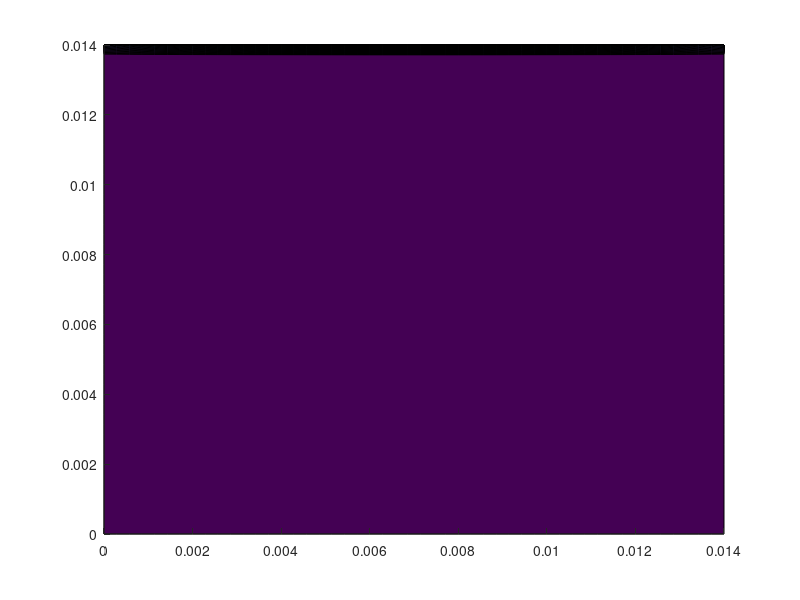

Here is the MATLAB script that generated this plot: (Note: this script raises an error after producing the figure.)
clear;
clc;

% Заданные параметры
N = 50; % разрешение сетки
L = 0.014; % размер пластины в метрах (14 мм)
h = L / N; % размер ячейки сетки (м)

x = linspace(0, L, N);
y = linspace(0, L, N);

[X, Y] = meshgrid(x, y);

% Начальные условия
T0 = 300; % начальная температура (К)
T = T0 * ones(size(X)); % инициализация всей пластины

% Параметры временного шага
t = 0; % начальное время (с)
tmax = 60; % конечное время моделирования (с)
Nt = 5000; % количество временных шагов
tau = (tmax - t) / Nt; % временной шаг (с)

% Граничные условия
Tb = 300; % температура на нижней границе (К)
T(1, :) = Tb; % задание температуры на нижней границе

% Свойства материала
rho = 7800; % плотность (кг/м^3)
cp = 460; % удельная теплоемкость (Дж/кг·К)
k = 46; % теплопроводность (Вт/м·К)

% Параметры конвекции и излучения
h_c = 5; % коэффициент теплопередачи (Вт/м^2·К)
T_ref = 300; % температура окружающей среды (К)
epsilon = 0.8; % коэффициент излучательной способности
sigma_sb = 5.67e-8; % постоянная Стефана-Больцмана (Вт/м^2·К^4)

% Параметры лазера
P = 1000; % мощность лазера (Вт)
a = 1;
b = 3;
r = 0.01; % радиус области воздействия лазера (м)
S = pi * r^2; % площадь пятна лазера
x_c = L / 2; % центр по x
y_c = L / 2; % центр по y

% Цикл по времени
alpha = (k * tau) / (rho * cp * h^2);
while t < tmax
    Tprev = T;  % сохранение предыдущего распределения температур
    
    % Метод Гаусса-Зейделя для решения СЛАУ
    for GS = 1:100
        for ix = 2:N-1
            for iy = 2:N-1
                sum = T(ix+1, iy) + T(ix-1, iy) + T(ix, iy+1) + T(ix, iy-1);
                T(ix, iy) = (alpha * sum + Tprev(ix, iy)) / (1 + 4 * alpha);
            end
        end
    end

    % Рассчитываем тепловой поток от конвекции и излучения на верхней границе
    q_conv = -h_c * (Tprev(end, :) - T_ref);
    q_rad = -epsilon * sigma_sb * (Tprev(end, :).^4 - T_ref^4);

    % Воздействие лазера как функция Гаусса на верхней границе
    q_laser = (P / S) * a * exp(-b * ((x - x_c).^2) / r^2); % формула для мощности лазера
    
    % Уравнение для верхней границы с учетом конвекции, излучения и лазера
    T(end, :) = Tprev(end-1, :) + h * (q_laser + q_conv + q_rad) / h_c;

    % Визуализация
    contourf(X, Y, T, 50, 'EdgeColor', 'none');
    xlabel('x, м');
    ylabel('y, м');
    title(sprintf('Температура пластины, К, t = %.2f с', t));
    colorbar;
    drawnow;

    % Обновление времени
    t = t + tau;
end